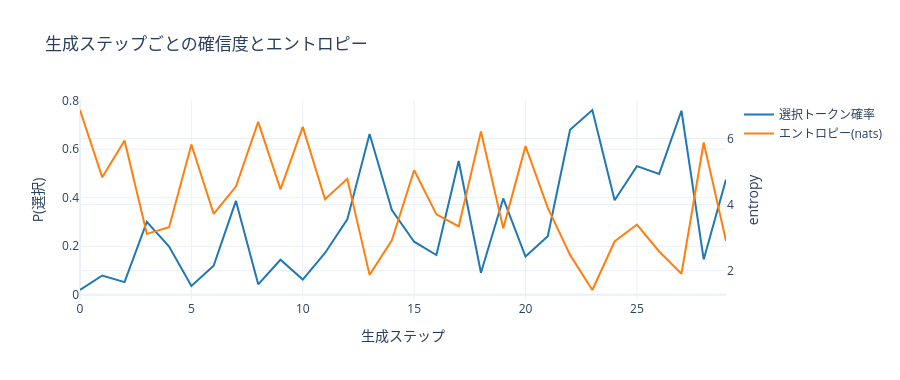

Source (notebook cell):
### Code cell
# step ごとの確信度とエントロピー
steps = ga["steps"]
fig = go.Figure()
fig.add_trace(go.Scatter(x=[s["index"] for s in steps], y=[s["chosen_prob"] for s in steps],
                         name="選択トークン確率", line=dict(color="#1f77b4")))
fig.add_trace(go.Scatter(x=[s["index"] for s in steps], y=[s["entropy"] for s in steps],
                         name="エントロピー(nats)", yaxis="y2", line=dict(color="#ff7f0e")))
fig.update_layout(title="生成ステップごとの確信度とエントロピー", template="plotly_white", height=380,
                  xaxis_title="生成ステップ", yaxis=dict(title="P(選択)"),
                  yaxis2=dict(title="entropy", overlaying="y", side="right"))
fig.show()

### Figure 1 — Plotly figure (JSON) as saved in the notebook; plotly's stock layout.template omitted (floating-point values rounded to 4 significant figures)
{"data": [{"line": {"color": "#1f77b4"}, "name": "選択トークン確率", "type": "scatter", "x": [0, 1, 2, 3, 4, 5, 6, 7, 8, 9, 10, 11, 12, 13, 14, 15, 16, 17, 18, 19, 20, 21, 22, 23, 24, 25, 26, 27, 28, 29], "y": [0.0199, 0.0797, 0.0523, 0.3009, 0.199, 0.0369, 0.1198, 0.3867, 0.0432, 0.1445, 0.0628, 0.1726, 0.3106, 0.6625, 0.3488, 0.2187, 0.1641, 0.5514, 0.0908, 0.397, 0.1575, 0.2413, 0.6797, 0.7613, 0.3894, 0.5303, 0.4979, 0.7582, 0.1459, 0.4752]}, {"line": {"color": "#ff7f0e"}, "name": "エントロピー(nats)", "type": "scatter", "x": [0, 1, 2, 3, 4, 5, 6, 7, 8, 9, 10, 11, 12, 13, 14, 15, 16, 17, 18, 19, 20, 21, 22, 23, 24, 25, 26, 27, 28, 29], "y": [6.865, 4.826, 5.941, 3.114, 3.316, 5.821, 3.717, 4.545, 6.507, 4.462, 6.354, 4.162, 4.779, 1.871, 2.915, 5.039, 3.705, 3.337, 6.211, 3.286, 5.771, 3.9, 2.476, 1.413, 2.883, 3.395, 2.579, 1.905, 5.88, 2.901], "yaxis": "y2"}], "layout": {"height": 380, "title": {"text": "生成ステップごとの確信度とエントロピー"}, "xaxis": {"title": {"text": "生成ステップ"}}, "yaxis": {"title": {"text": "P(選択)"}}, "yaxis2": {"overlaying": "y", "side": "right", "title": {"text": "entropy"}}}}
